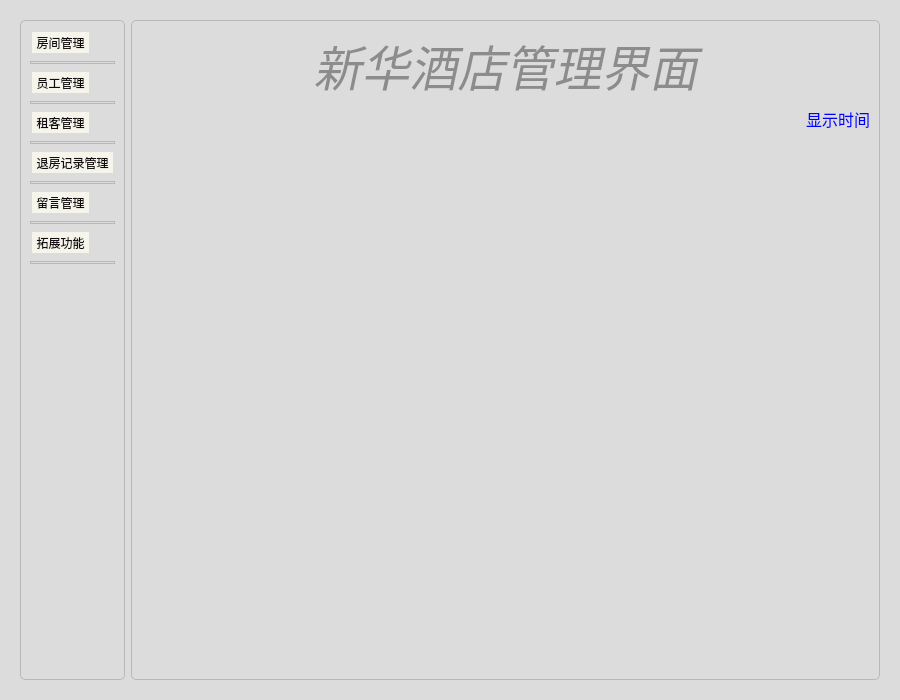
<?xml version="1.0" encoding="UTF-8"?>
<ui version="4.0">
 <class>SuperAdmin</class>
 <widget class="QWidget" name="SuperAdmin">
  <property name="geometry">
   <rect>
    <x>0</x>
    <y>0</y>
    <width>900</width>
    <height>700</height>
   </rect>
  </property>
  <property name="minimumSize">
   <size>
    <width>0</width>
    <height>0</height>
   </size>
  </property>
  <property name="maximumSize">
   <size>
    <width>10000</width>
    <height>10000</height>
   </size>
  </property>
  <property name="baseSize">
   <size>
    <width>1000</width>
    <height>1000</height>
   </size>
  </property>
  <property name="windowTitle">
   <string>Form</string>
  </property>
  <property name="styleSheet">
   <string notr="true">QWidget#frmLogin,QWidget#frmPopup,QWidget#frmHostInfo,QWidget#frmLogout,QWidget#frmConfig,QWidget#frmData,QWidget#frmDefence,QWidget#frmHost,QWidget#frmMain,QWidget#frmPwd,QWidget#frmSelect,QWidget#frmMessageBox{
	border:1px solid #454648;
	border-radius:0px;	
}
.QFrame{
	border:1px solid #B8B8B8;
	border-radius:5px;
}
QWidget#widget_title{
	background: qlineargradient(spread:pad, x1:0, y1:0, x2:0, y2:1, stop:0 #454648, stop:1 #7A7A7A);
}
QWidget
{
	background-color: rgb(220, 220, 220);
}
QLabel#lab_Ico,QLabel#lab_Title{
	border-radius:0px;
	color: #F0F0F0;
	background-color:rgba(0,0,0,0);
	border-style:none;
}

QLineEdit {
	border: 1px solid #B8B8B8;
	border-radius: 5px;
	padding: 2px;
	background: none;
	selection-background-color: #454648;
}

QLineEdit[echoMode=&quot;2&quot;] { 
	lineedit-password-character: 9679; 
}

.QGroupBox{
	border: 1px solid #B8B8B8;
	border-radius: 5px;
}

/*提示标题*/
.QToolTip
{
    background: #f6f5ec;        /*背景颜色*/
    opacity:255;                /*透明度*/
    border: 1px solid #130c0e;  /*边框宽度样式及颜色*/
    color:#130c0e;              /*字体颜色*/
}
.QPushButton{
	border-style: none;
	border: 0px;
	color: #F0F0F0;
	padding: 5px;	
	min-height: 12px;
	border-radius:5px;
	background: qlineargradient(spread:pad, x1:0, y1:0, x2:0, y2:1, stop:0 #454648, stop:1 #7A7A7A); 
}

.QPushButton[focusPolicy=&quot;0&quot;] {
	border-style: none;
	border: 0px;
	color: #F0F0F0;
	padding: 0px;	
	min-height: 10px;
	border-radius:3px;
	background: qlineargradient(spread:pad, x1:0, y1:0, x2:0, y2:1, stop:0 #454648, stop:1 #7A7A7A); 
}

.QPushButton:hover{ 
	background: qlineargradient(spread:pad, x1:0, y1:0, x2:0, y2:1, stop:0 #B8B8B8, stop:1 #D6D6D6);
}

.QPushButton:pressed{ 
	background: qlineargradient(spread:pad, x1:0, y1:0, x2:0, y2:1, stop:0 #454648, stop:1 #7A7A7A);
}

QPushButton#btnMenu,QPushButton#btnMenu_Min,QPushButton#btnMenu_Max,QPushButton#btnMenu_Close{
	border-radius:0px;
	color: #F0F0F0;
	background-color:rgba(0,0,0,0);
	border-style:none;
}

QPushButton#btnMenu:hover,QPushButton#btnMenu_Min:hover,QPushButton#btnMenu_Max:hover{
	background-color: qlineargradient(spread:pad, x1:0, y1:1, x2:0, y2:0, stop:0 rgba(25, 134, 199, 0), stop:1 #B8B8B8);
}

QPushButton#btnMenu_Close:hover{
	background-color: qlineargradient(spread:pad, x1:0, y1:1, x2:0, y2:0, stop:0 rgba(238, 0, 0, 128), stop:1 rgba(238, 44, 44, 255));
}

QCheckBox {
	spacing: 2px; 
}

QCheckBox::indicator {
	width: 20px;
	height: 20px;
}

QCheckBox::indicator:unchecked {
	image: url(:/qss/clientcss/checkbox_unchecked.png);
}

QCheckBox::indicator:checked {
	image: url(:/qss/clientcss/checkbox_checked.png); 
}

QRadioButton {
	spacing: 2px;
}

QRadioButton::indicator {
	width: 15px; 
	height: 15px; 
}

QRadioButton::indicator::unchecked {
	image: url(:/qss/clientcss/radio_normal.png); 
}

QRadioButton::indicator::checked {
	image: url(:/qss/clientcss/radio_selected.png); 
}

QComboBox,QDateEdit{
	border-radius: 3px;
	padding: 1px 10px 1px 5px;
	border: 1px solid #B8B8B8;
}

QComboBox::drop-down,QDateEdit::drop-down {
	subcontrol-origin: padding;
	subcontrol-position: top right;
	width: 15px; 
	border-left-width: 1px;
	border-left-style: solid;
	border-top-right-radius: 3px;
	border-bottom-right-radius: 3px;
	border-left-color: #B8B8B8;
}

QComboBox::down-arrow,QDateEdit::down-arrow {
	image: url(:/qss/clientcss/array_down.png); 
}

QMenu {
	background-color:#F0F0F0;
	margin: 2px;
}

QMenu::item {	
	padding: 2px 12px 2px 12px;
}

QMenu::indicator {
	width: 13px;
	height: 13px;
}

QMenu::item:selected {
	color: #F0F0F0;
	background: qlineargradient(spread:pad, x1:0, y1:0, x2:0, y2:1, stop:0 #454648, stop:1 #7A7A7A); 
}

QMenu::separator {
	height: 1px;
	background: #B8B8B8;
}

QProgressBar {
	border-radius: 5px;
	text-align: center;
	border: 1px solid #B8B8B8;
}

QProgressBar::chunk {
	width: 5px; 
	margin: 0.5px;
	background-color: #454648;
}

QSlider::groove:horizontal,QSlider::add-page:horizontal { 
	background: #808080; 
	height: 8px; 
	border-radius: 3px; 
}

QSlider::sub-page:horizontal {
	height: 8px; 
	border-radius: 3px;
	background: qlineargradient(spread:pad, x1:0, y1:0, x2:0, y2:1, stop:0 #454648, stop:1 #7A7A7A); 
}

QSlider::handle:horizontal {
	width: 13px; 
	margin-top: -3px; 
	margin-bottom: -3px; 
	border-radius: 6px;
	background: qradialgradient(spread:pad, cx:0.5, cy:0.5, radius:0.5, fx:0.5, fy:0.5,stop:0.6 #F0F0F0, stop:0.778409 #B8B8B8);
}

QSlider::handle:horizontal:hover {
	background: qradialgradient(spread: pad, cx: 0.5, cy: 0.5, radius: 0.5, fx: 0.5, fy: 0.5, stop: 0.6 #F0F0F0,stop:0.778409 #454648);
}

QSlider::groove:vertical,QSlider::sub-page:vertical {
	background:#808080; 
	width: 8px; 
	border-radius: 3px;
}

QSlider::add-page:vertical {
	width: 8px;
	border-radius: 3px;
	background: qlineargradient(spread:pad, x1:0, y1:0, x2:0, y2:1, stop:0 #454648, stop:1 #7A7A7A); 
}

QSlider::handle:vertical {
	height: 14px; 
	margin-left: -3px;
	margin-right: -3px;
	border-radius: 6px;
	background: qradialgradient(spread: pad, cx: 0.5, cy: 0.5, radius: 0.5, fx: 0.5, fy: 0.5, stop: 0.6 #F0F0F0, stop:0.778409 #B8B8B8);
}

QSlider::handle:vertical:hover {
	background: qradialgradient(spread: pad, cx: 0.5, cy: 0.5, radius: 0.5, fx: 0.5, fy: 0.5, stop: 0.6 #F0F0F0,stop:0.778409 #454648);
}

QScrollBar:vertical {
	width:10px; 
	background-color:rgba(0,0,0,0%); 
	padding-top:10px; 
	padding-bottom:10px;
}

QScrollBar:horizontal {
	height:10px; 
	background-color:rgba(0,0,0,0%); 
	padding-left:10px; padding-right:10px;
}

QScrollBar::handle:vertical {
	width:10px;
	background: qlineargradient(spread:pad, x1:0, y1:0, x2:0, y2:1, stop:0 #B8B8B8, stop:1 #D6D6D6); 
}

QScrollBar::handle:horizontal {
	height:10px;
	background: qlineargradient(spread:pad, x1:0, y1:0, x2:0, y2:1, stop:0 #B8B8B8, stop:1 #D6D6D6); 
}

QScrollBar::handle:vertical:hover {
	width:10px;
	background: qlineargradient(spread:pad, x1:0, y1:0, x2:0, y2:1, stop:0 #454648, stop:1 #7A7A7A); 
}

QScrollBar::handle:horizontal:hover {
	height:10px;
	background: qlineargradient(spread:pad, x1:0, y1:0, x2:0, y2:1, stop:0 #454648, stop:1 #7A7A7A); 
}

QScrollBar::add-line:vertical {
	height:10px;
	width:10px;
	subcontrol-position: bottom; 
	subcontrol-origin: margin;
	border-image:url(:/qss/clientcss/add-line_vertical.png);
}

QScrollBar::add-line:horizontal {
	height:10px;
	width:10px;
	subcontrol-position: right;
	subcontrol-origin: margin;
	border-image:url(:/qss/clientcss/add-line_horizontal.png);
}

QScrollBar::sub-line:vertical {
	height:10px;
	width:10px;
	subcontrol-position: top; 
	subcontrol-origin: margin;
	border-image:url(:/qss/clientcss/sub-line_vertical.png);
}

QScrollBar::sub-line:horizontal {
	height:10px;
	width:10px;
	subcontrol-position: left;
	subcontrol-origin: margin;
	border-image:url(:/qss/clientcss/sub-line_horizontal.png);
}

QScrollBar::add-page:vertical,QScrollBar::sub-page:vertical {
	width:10px;
	background: #C0C0C0;
}

QScrollBar::add-page:horizontal,QScrollBar::sub-page:horizontal {
	height:10px;
	background: #C0C0C0;
}

QScrollArea {
	border: 0px ; 
}

QTreeView,QListView,QTableView{
	border: 1px solid #B8B8B8; 
	selection-background-color: #454648;
	selection-color: #F0F0F0;
}

QTableView::item:selected, QListView::item:selected, QTreeView::item:selected {
	color: #F0F0F0;
	background: qlineargradient(spread:pad, x1:0, y1:0, x2:0, y2:1, stop:0 #454648, stop:1 #7A7A7A); 
}

QTableView::item:hover, QListView::item:hover, QTreeView::item:hover {
	color: #F0F0F0;
	background: qlineargradient(spread:pad, x1:0, y1:0, x2:0, y2:1, stop:0 #B8B8B8, stop:1 #D6D6D6); 
}

QTableView::item, QListView::item, QTreeView::item {
	padding: 5px; 
	margin: 0px; 
}

QHeaderView::section {
	padding:3px;
	margin:0px;
	color:#F0F0F0;
	border: 1px solid #F0F0F0;
	background: qlineargradient(spread:pad, x1:0, y1:0, x2:0, y2:1, stop:0 #B8B8B8, stop:1 #D6D6D6);
}

QTabBar::tab {
	border-bottom-left-radius:0px;
	border-bottom-right-radius:0px;
	color: #F0F0F0;
	min-width: 60px;
	min-height: 20px;
	padding: 3px 8px 3px 8px;
	margin:1px;
	background: qlineargradient(spread:pad, x1:0, y1:0, x2:0, y2:1, stop:0 #B8B8B8, stop:1 #D6D6D6); 
}

QTabBar::tab:selected, QTabBar::tab:hover {
	background: qlineargradient(spread:pad, x1:0, y1:0, x2:0, y2:1, stop:0 #454648, stop:1 #7A7A7A); 
}

QStatusBar::item {
     border: 1px solid #B8B8B8;
     border-radius: 3px;
}
</string>
  </property>
  <layout class="QVBoxLayout" name="verticalLayout">
   <item>
    <widget class="QWidget" name="widget" native="true">
     <layout class="QHBoxLayout" name="horizontalLayout" stretch="1,15">
      <item>
       <widget class="QFrame" name="frame">
        <property name="styleSheet">
         <string notr="true">QToolButton
{
    background: #f6f5ec;        /*背景颜色*/
    border: 0px solid #b1b1b1;  /*边框宽度样式及颜色*/
    color:#130c0e;              /*字体颜色*/
    margin: 2px 2px 2px 2px;    /*外边距 上右下左*/
}
/*鼠标滑过*/
QToolButton:hover
{
    background: #50b7c1;    /*背景颜色*/
    color:#ffffff;          /*字体颜色*/
}
/*鼠标按下*/
QToolButton:pressed
{
    background: #208791;    /*背景颜色*/
    color:#ffffff;          /*字体颜色*/
}
/*选中状态*/
QToolButton:checked
{
    background: #9ACD32;    /*背景颜色*/
    color:#ffffff;          /*字体颜色*/
}
/*鼠标滑过选中状态*/
QToolButton:checked:hover
{
    background: #7aad12;    /*背景颜色*/
    color:#ffffff;          /*字体颜色*/
}</string>
        </property>
        <property name="frameShape">
         <enum>QFrame::StyledPanel</enum>
        </property>
        <property name="frameShadow">
         <enum>QFrame::Raised</enum>
        </property>
        <layout class="QVBoxLayout" name="verticalLayout_4">
         <item>
          <widget class="QToolButton" name="room_toolButton">
           <property name="font">
            <font>
             <family>微软雅黑</family>
            </font>
           </property>
           <property name="text">
            <string>房间管理</string>
           </property>
           <property name="icon">
            <iconset resource="qicon.qrc">
             <normaloff>:/icon/searchInfo.png</normaloff>:/icon/searchInfo.png</iconset>
           </property>
           <property name="iconSize">
            <size>
             <width>100</width>
             <height>50</height>
            </size>
           </property>
           <property name="checkable">
            <bool>true</bool>
           </property>
           <property name="toolButtonStyle">
            <enum>Qt::ToolButtonTextUnderIcon</enum>
           </property>
          </widget>
         </item>
         <item>
          <widget class="Line" name="line">
           <property name="orientation">
            <enum>Qt::Horizontal</enum>
           </property>
          </widget>
         </item>
         <item>
          <widget class="QToolButton" name="employ_toolButton">
           <property name="font">
            <font>
             <family>微软雅黑</family>
            </font>
           </property>
           <property name="text">
            <string>员工管理</string>
           </property>
           <property name="icon">
            <iconset resource="qicon.qrc">
             <normaloff>:/icon/employee.png</normaloff>:/icon/employee.png</iconset>
           </property>
           <property name="iconSize">
            <size>
             <width>100</width>
             <height>50</height>
            </size>
           </property>
           <property name="checkable">
            <bool>true</bool>
           </property>
           <property name="toolButtonStyle">
            <enum>Qt::ToolButtonTextUnderIcon</enum>
           </property>
          </widget>
         </item>
         <item>
          <widget class="Line" name="line_2">
           <property name="orientation">
            <enum>Qt::Horizontal</enum>
           </property>
          </widget>
         </item>
         <item>
          <widget class="QToolButton" name="client_toolButton">
           <property name="font">
            <font>
             <family>微软雅黑</family>
            </font>
           </property>
           <property name="text">
            <string>租客管理</string>
           </property>
           <property name="icon">
            <iconset resource="qicon.qrc">
             <normaloff>:/icon/customer.png</normaloff>:/icon/customer.png</iconset>
           </property>
           <property name="iconSize">
            <size>
             <width>100</width>
             <height>50</height>
            </size>
           </property>
           <property name="checkable">
            <bool>true</bool>
           </property>
           <property name="toolButtonStyle">
            <enum>Qt::ToolButtonTextUnderIcon</enum>
           </property>
          </widget>
         </item>
         <item>
          <widget class="Line" name="line_3">
           <property name="orientation">
            <enum>Qt::Horizontal</enum>
           </property>
          </widget>
         </item>
         <item>
          <widget class="QToolButton" name="exitrecord_toolButton">
           <property name="font">
            <font>
             <family>微软雅黑</family>
            </font>
           </property>
           <property name="text">
            <string>退房记录管理</string>
           </property>
           <property name="icon">
            <iconset resource="qicon.qrc">
             <normaloff>:/icon/exit.png</normaloff>:/icon/exit.png</iconset>
           </property>
           <property name="iconSize">
            <size>
             <width>100</width>
             <height>50</height>
            </size>
           </property>
           <property name="checkable">
            <bool>true</bool>
           </property>
           <property name="toolButtonStyle">
            <enum>Qt::ToolButtonTextUnderIcon</enum>
           </property>
          </widget>
         </item>
         <item>
          <widget class="Line" name="line_4">
           <property name="orientation">
            <enum>Qt::Horizontal</enum>
           </property>
          </widget>
         </item>
         <item>
          <widget class="QToolButton" name="message_toolButton">
           <property name="font">
            <font>
             <family>微软雅黑</family>
            </font>
           </property>
           <property name="text">
            <string>留言管理</string>
           </property>
           <property name="icon">
            <iconset resource="qicon.qrc">
             <normaloff>:/icon/leavemessage.png</normaloff>:/icon/leavemessage.png</iconset>
           </property>
           <property name="iconSize">
            <size>
             <width>100</width>
             <height>50</height>
            </size>
           </property>
           <property name="checkable">
            <bool>true</bool>
           </property>
           <property name="toolButtonStyle">
            <enum>Qt::ToolButtonTextUnderIcon</enum>
           </property>
          </widget>
         </item>
         <item>
          <widget class="Line" name="line_5">
           <property name="orientation">
            <enum>Qt::Horizontal</enum>
           </property>
          </widget>
         </item>
         <item>
          <widget class="QToolButton" name="more_toolButton">
           <property name="font">
            <font>
             <family>微软雅黑</family>
            </font>
           </property>
           <property name="text">
            <string>拓展功能</string>
           </property>
           <property name="icon">
            <iconset resource="qicon.qrc">
             <normaloff>:/icon/more.png</normaloff>:/icon/more.png</iconset>
           </property>
           <property name="iconSize">
            <size>
             <width>100</width>
             <height>50</height>
            </size>
           </property>
           <property name="checkable">
            <bool>true</bool>
           </property>
           <property name="toolButtonStyle">
            <enum>Qt::ToolButtonTextUnderIcon</enum>
           </property>
          </widget>
         </item>
         <item>
          <widget class="Line" name="line_7">
           <property name="orientation">
            <enum>Qt::Horizontal</enum>
           </property>
          </widget>
         </item>
         <item>
          <spacer name="verticalSpacer">
           <property name="orientation">
            <enum>Qt::Vertical</enum>
           </property>
           <property name="sizeHint" stdset="0">
            <size>
             <width>20</width>
             <height>40</height>
            </size>
           </property>
          </spacer>
         </item>
        </layout>
       </widget>
      </item>
      <item>
       <widget class="QFrame" name="frame_2">
        <property name="frameShape">
         <enum>QFrame::StyledPanel</enum>
        </property>
        <property name="frameShadow">
         <enum>QFrame::Raised</enum>
        </property>
        <layout class="QVBoxLayout" name="verticalLayout_3" stretch="1,8">
         <item>
          <layout class="QVBoxLayout" name="verticalLayout_2" stretch="4,1">
           <item>
            <widget class="QLabel" name="label">
             <property name="font">
              <font>
               <family>Snap ITC</family>
               <pointsize>36</pointsize>
               <italic>true</italic>
              </font>
             </property>
             <property name="styleSheet">
              <string notr="true">color: rgb(140, 140, 140, 255);</string>
             </property>
             <property name="text">
              <string>新华酒店管理界面</string>
             </property>
             <property name="alignment">
              <set>Qt::AlignCenter</set>
             </property>
            </widget>
           </item>
           <item>
            <widget class="QLabel" name="label_2">
             <property name="font">
              <font>
               <family>微软雅黑</family>
               <pointsize>12</pointsize>
              </font>
             </property>
             <property name="styleSheet">
              <string notr="true">color: rgb(0, 0, 255);</string>
             </property>
             <property name="text">
              <string>显示时间</string>
             </property>
             <property name="alignment">
              <set>Qt::AlignRight|Qt::AlignTrailing|Qt::AlignVCenter</set>
             </property>
            </widget>
           </item>
          </layout>
         </item>
         <item>
          <widget class="QWidget" name="widget_2" native="true">
           <layout class="QHBoxLayout" name="horizontalLayout_2">
            <item>
             <widget class="QStackedWidget" name="stackedWidget"/>
            </item>
           </layout>
          </widget>
         </item>
        </layout>
       </widget>
      </item>
     </layout>
    </widget>
   </item>
  </layout>
 </widget>
 <resources>
  <include location="qicon.qrc"/>
 </resources>
 <connections/>
</ui>
